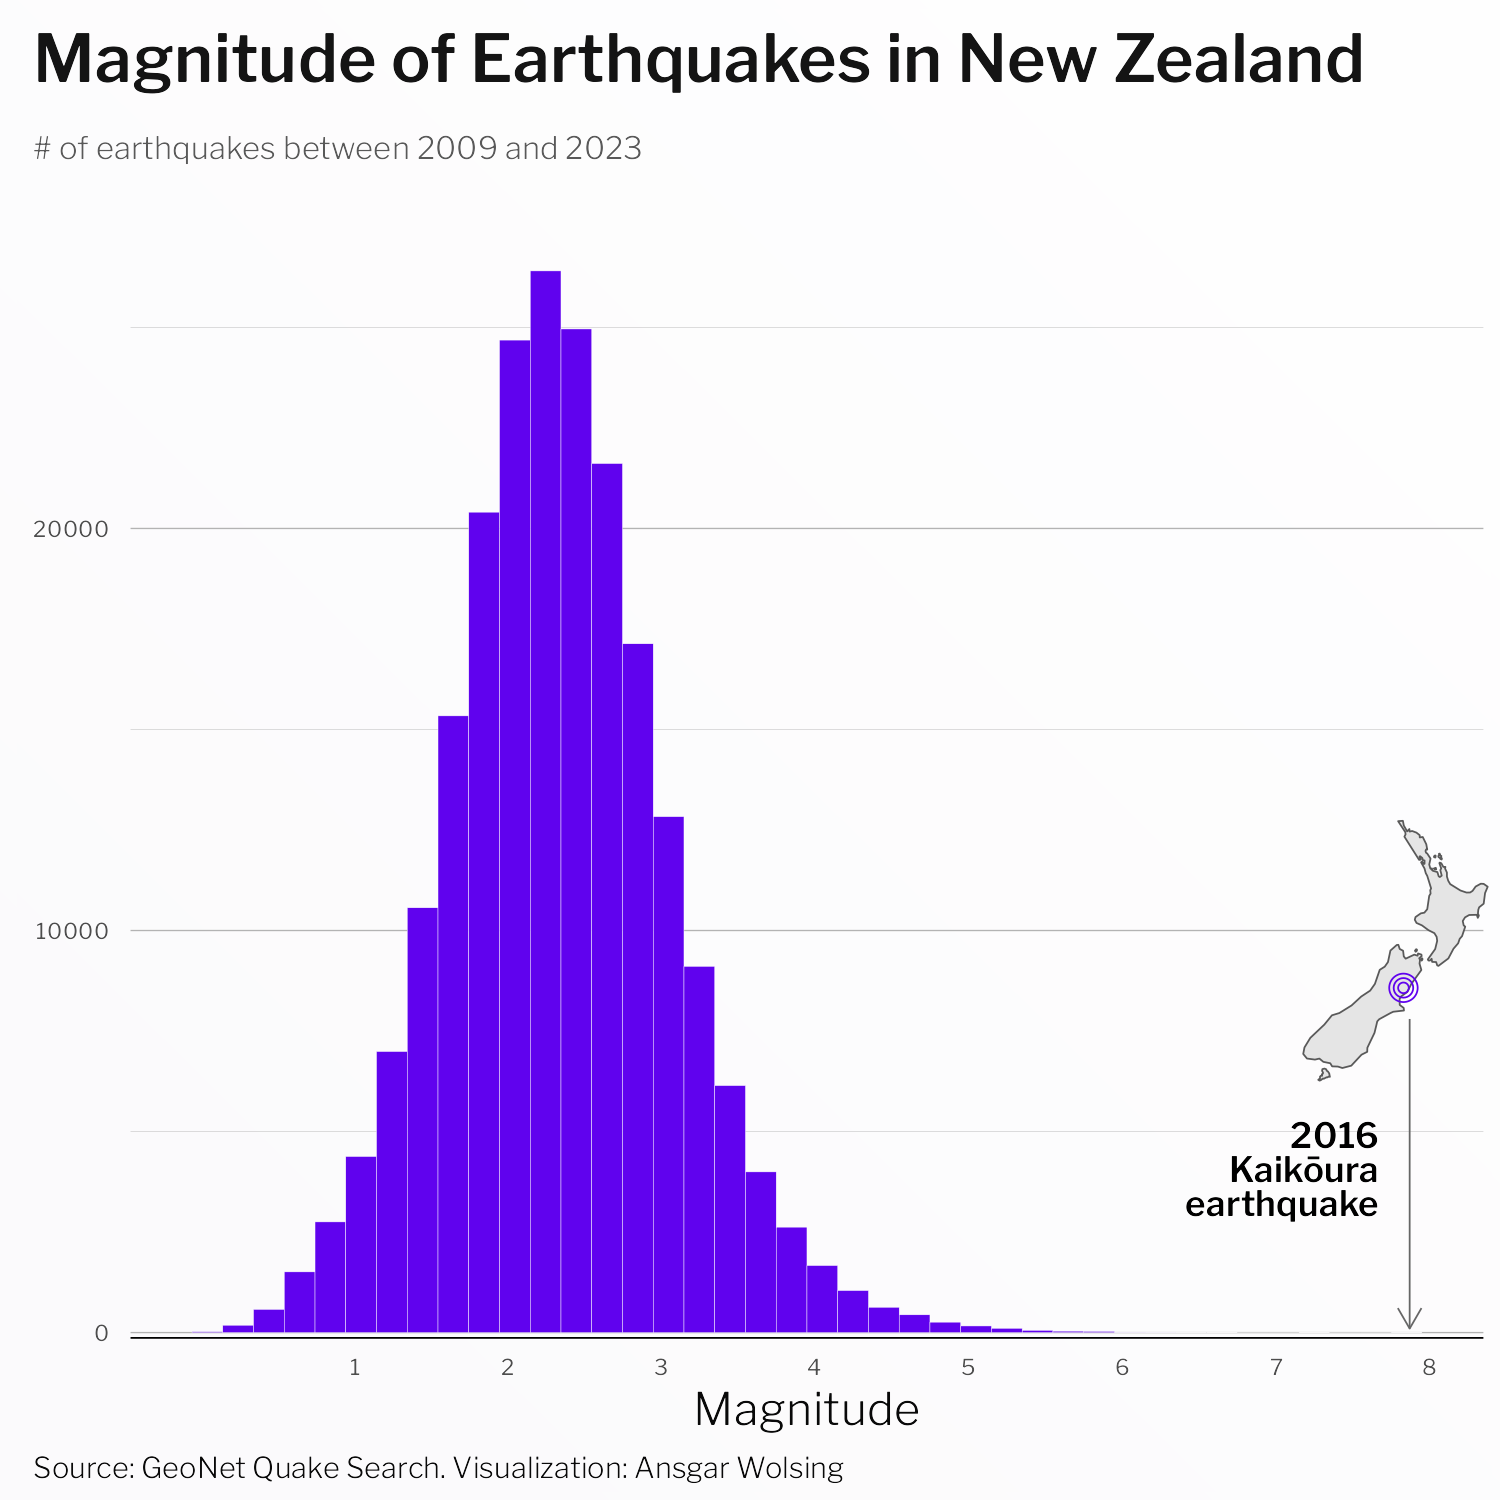

Reproduce this figure in R.
library(tidyverse)
library(ggtext)
library(patchwork)
library(sf)
library(giscoR)
library(here)

base_path <- here("2024", "07")

#' Source A: 
#' https://earthquake.usgs.gov/earthquakes/search/
#' API endpoint documentation: https://earthquake.usgs.gov/fdsnws/event/1/
api_url <- "https://earthquake.usgs.gov/fdsnws/event/1/query?format=csv&starttime=2009-12-31T00:00:00UTC&endtime=2023-12-31T12:00:00UTC&minmagnitude=1&minlatitude=-47.517&maxlatitude=-33.87&minlongitude=165.938&maxlongitude=179.297"
earthquakes <- read_csv(api_url)

#' Source B:
#' Thanks to https://bsky.app/profile/thoughtfulnz.bsky.social/post/3kpkrnifauu2k
#' https://quakesearch.geonet.org.nz/
start_date <- as_date("2009-01-01")
end_date <- as_date("2023-12-31")
start_dates <- seq(start_date, end_date, "1 year")

api_urls <- sprintf(
  "https://quakesearch.geonet.org.nz/csv?bbox=165.938,-47.517,179.297,-33.87&startdate=%s&enddate=%s",
  start_dates, c(start_dates[2:length(start_dates)] + duration("1 day"), end_date)
)

earthquakes_collection <- map(api_urls, read_csv)

earthquakes <- earthquakes_collection |> 
  map_dfr(function(x) {
    filter(x, eventtype == "earthquake", magnitude > 0) |> 
      select(time = origintime, longitude, latitude, mag = magnitude)
  })



# Custom theme
colors <- c("#FBFAFC", "#FFFFFF")
gradient_fill <- grid::linearGradient(colors, group = FALSE)
theme_set(
  theme_minimal(base_family = "Libre Franklin Light") +
    theme(
      plot.background = element_rect(color = NA, fill = gradient_fill),
      text = element_text(color = "#090909"),
      axis.text = element_text(family = "Libre Franklin", hjust = 1, size = 5.5),
      axis.line.x = element_line(linewidth = 0.2),
      axis.line.y = element_blank(),
      plot.title = element_markdown(
        color = "grey8",
        family = "Libre Franklin SemiBold", hjust = 0, size = 16, 
        lineheight = 1.15, margin = margin(t = 4, b = 4)),
      plot.title.position = "plot",
      plot.subtitle = element_markdown(
        hjust = 0, color = "grey35", size = 7.5,
        margin = margin(t = 6, b = 0)),
      plot.caption = element_textbox(
        width = 1, hjust = 0, lineheight = 1, size = 7),
      plot.caption.position = "plot",
      plot.margin = margin(t = 2, b = 2, l = 4, r = 2),
      legend.position = "top",
      panel.grid.major.x = element_blank(),
      panel.grid.minor.x = element_blank(),
      panel.grid.major.y = element_line(color = "grey70", linewidth = 0.15),
      panel.grid.minor.y = element_line(color = "grey70", linewidth = 0.05),
      strip.text = element_blank()
    )
)

## Histogram -------------------------------------------------------------------

p <- earthquakes |> 
  ggplot(aes(mag)) +
  geom_histogram(binwidth = 0.2, fill = "#6002ee", color = "white", size = 0.05) +
  scale_x_continuous(breaks = seq(1, 8, 1)) +
  scale_y_continuous(expand = expansion(mult = c(0.005, 0.1))) +
  labs(
    title = "Magnitude of Earthquakes in New Zealand",
    subtitle = "\\# of earthquakes between 2009 and 2023",
    # caption = "Source: USGS Earthquake Hazards Program. Visualization: Ansgar Wolsing",
    caption = "Source: GeoNet Quake Search. Visualization: Ansgar Wolsing",
    x = "Magnitude", 
    y = NULL
  )


## Inset map -------------------------------------------------------------------

# Load shape of New Zealand
nz <- giscoR::gisco_get_countries(epsg = "4326", country = "New Zealand", resolution = "20")
nz <- st_shift_longitude(nz) |> 
  st_crop(xmin = 165.93, xmax = 179.297, ymin = -47.517, ymax = -33.87)

# Max. magnitude
earthquake_max_magnitude <- earthquakes |> 
  filter(mag == max(mag)) |> 
  select(time, latitude, longitude, mag)

earthquakes |> 
  filter(date(time) == as_date("2016-11-13")) |> 
  arrange(-mag)

p_map <- ggplot(nz) +
  geom_sf() +
  geom_point(
    data = earthquake_max_magnitude[rep(1, 3), ] |> 
      bind_cols(marker_size = 1:3),
    aes(longitude, latitude, size = marker_size),
    color = "#6002ee", shape = 21, stroke = 0.3, show.legend = FALSE
  ) +
  scale_size_identity() +
  theme_void() +
  theme(
    plot.margin = margin(0)
  )
  

## Combine plots ---------------------------------------------------------------

p + 
  annotate(
    "segment",
    x = earthquake_max_magnitude$mag, xend = earthquake_max_magnitude$mag,
    y = 7800, yend = 100,
    linewidth = 0.2, color = "#666666",
    arrow = arrow(length = unit(2, "mm"))
  ) +
  annotate(
    GeomTextBox,
    x = earthquake_max_magnitude$mag - 0.05, y = 4000, width = 0.3,
    label = "2016<br>Kaikōura<br>earthquake", family = "Libre Franklin SemiBold", 
    size = 3, box.size = 0, fill = NA, hjust = 1, halign = 1, lineheight = 0.9
  ) +
  inset_element(p_map, left = 0.86, right = 1.01, t = 0.48, b = 0.18)

ggsave(here(base_path, "07-hazards.png"), width = 5, height = 5)
